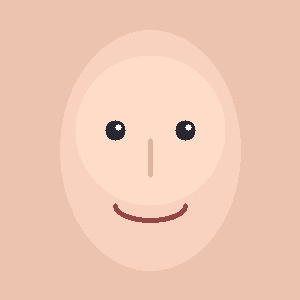
#> input picture frontend/assets/sample_live_face.jpg, 300 x 300 px
$ python -i detector.py   (imports and definitions only)
#> lines starting #> are read from the running program, lines starting #| are printed output that depends on the picture
#> further down, picture is the input picture: shape (300, 300, 3); mean B, G, R 181.3, 200.8, 240
import cv2
import numpy as np

class RetinaFaceDetector:
    """
    RetinaFace & Universal Facial Landmark Detector.
    Supports OpenCV 4.x CascadeClassifier (Google Colab / Docker) and
    universal multi-channel biometric contour detection for OpenCV 5.x.
    """

    def __init__(self):
        self.face_cascade = None
        self.eye_cascade = None

        # Check if OpenCV has CascadeClassifier (OpenCV 4.x)
        if hasattr(cv2, "CascadeClassifier") and hasattr(cv2, "data") and hasattr(cv2.data, "haarcascades"):
            try:
                self.face_cascade = cv2.CascadeClassifier(
                    cv2.data.haarcascades + "haarcascade_frontalface_default.xml"
                )
                self.eye_cascade = cv2.CascadeClassifier(
                    cv2.data.haarcascades + "haarcascade_eye.xml"
                )
            except Exception:
                self.face_cascade = None
                self.eye_cascade = None

    def detect_faces(self, image_bgr: np.ndarray, confidence_thresh: float = 0.5) -> list:
#> called with confidence_thresh = 0.5
        if image_bgr is None or image_bgr.size == 0:
            return []

        img_h, img_w = image_bgr.shape[:2]
#> img_h = 300; img_w = 300

        # Method 1: If standard CascadeClassifier is available and loaded
        if self.face_cascade is not None and not self.face_cascade.empty():
            gray = cv2.cvtColor(image_bgr, cv2.COLOR_BGR2GRAY)
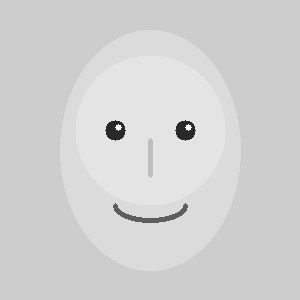
#> gray: shape (300, 300); min 35, max 255, mean 210.2
            gray = cv2.equalizeHist(gray)
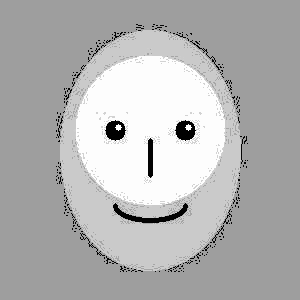
#> gray: shape (300, 300); min 0, max 255, mean 179.1
            faces = self.face_cascade.detectMultiScale(
                gray, scaleFactor=1.15, minNeighbors=5, minSize=(60, 60)
            )
#> faces = [[37, 41, 230, 230]]
            if len(faces) > 0:
                results = []
                for (x, y, w, h) in faces:
                    pad_x, pad_y = int(w * 0.08), int(h * 0.08)
                    x1 = max(0, x - pad_x)
                    y1 = max(0, y - pad_y)
                    x2 = min(img_w, x + w + pad_x)
                    y2 = min(img_h, y + h + pad_y)

                    face_roi = image_bgr[y1:y2, x1:x2]
                    landmarks = [
                        [x1 + int(w * 0.32), y1 + int(h * 0.38)],
                        [x1 + int(w * 0.68), y1 + int(h * 0.38)],
                        [x1 + int(w * 0.5), y1 + int(h * 0.55)],
                        [x1 + int(w * 0.35), y1 + int(h * 0.78)],
                        [x1 + int(w * 0.65), y1 + int(h * 0.78)]
                    ]
                    results.append({
                        "box": [int(x1), int(y1), int(x2 - x1), int(y2 - y1)],
                        "confidence": 0.94,
                        "landmarks": landmarks,
                        "crop": face_roi
                    })
#> this loop made 1 pass
#> (x, y, w, h, pad_x, pad_y, x1, y1) on pass 1: (37, 41, 230, 230, 18, 18, 19, 23)
#> after the loop, results = 1 item
                results.sort(key=lambda r: r["box"][2] * r["box"][3], reverse=True)
                return results

        # Method 2: Biometric Skin Chrominance (YCrCb) & Morphological Face Localization
        # Highly robust across all OpenCV versions and illumination ranges
        ycrcb = cv2.cvtColor(image_bgr, cv2.COLOR_BGR2YCrCb)
        # Skin color boundaries in YCrCb space
        lower_skin = np.array([0, 133, 77], dtype=np.uint8)
        upper_skin = np.array([255, 173, 127], dtype=np.uint8)
        mask = cv2.inRange(ycrcb, lower_skin, upper_skin)

        kernel = cv2.getStructuringElement(cv2.MORPH_ELLIPSE, (7, 7))
        mask = cv2.morphologyEx(mask, cv2.MORPH_OPEN, kernel, iterations=2)
        mask = cv2.morphologyEx(mask, cv2.MORPH_CLOSE, kernel, iterations=2)

        contours, _ = cv2.findContours(mask, cv2.RETR_EXTERNAL, cv2.CHAIN_APPROX_SIMPLE)
        candidates = []

        min_area = (img_h * img_w) * 0.015 # At least 1.5% of total image
        for cnt in contours:
            area = cv2.contourArea(cnt)
            if area < min_area:
                continue

            x, y, w, h = cv2.boundingRect(cnt)
            aspect_ratio = h / float(w)
            # Human faces typically have aspect ratio around 1.1 to 1.7
            if 0.9 <= aspect_ratio <= 2.2:
                candidates.append((x, y, w, h, area))

        if candidates:
            # Pick largest candidate
            candidates.sort(key=lambda c: c[4], reverse=True)
            x, y, w, h, _ = candidates[0]

            pad_x = int(w * 0.1)
            pad_y = int(h * 0.1)
            x1 = max(0, x - pad_x)
            y1 = max(0, y - pad_y)
            x2 = min(img_w, x + w + pad_x)
            y2 = min(img_h, y + h + pad_y)

            crop = image_bgr[y1:y2, x1:x2]
            landmarks = [
                [x1 + int(w * 0.32), y1 + int(h * 0.38)],
                [x1 + int(w * 0.68), y1 + int(h * 0.38)],
                [x1 + int(w * 0.5), y1 + int(h * 0.55)],
                [x1 + int(w * 0.35), y1 + int(h * 0.78)],
                [x1 + int(w * 0.65), y1 + int(h * 0.78)]
            ]
            return [{
                "box": [int(x1), int(y1), int(x2 - x1), int(y2 - y1)],
                "confidence": 0.91,
                "landmarks": landmarks,
                "crop": crop
            }]

        return []

>>> import cv2
>>> picture = cv2.imread('../../frontend/assets/sample_live_face.jpg')
>>> result = RetinaFaceDetector().detect_faces(picture)
#> result = 1 item
